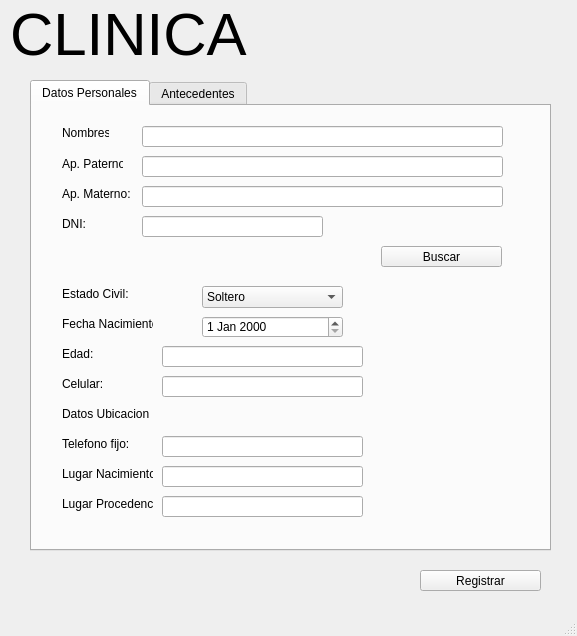
<?xml version="1.0" encoding="UTF-8"?>
<ui version="4.0">
 <class>registerPatient</class>
 <widget class="QMainWindow" name="registerPatient">
  <property name="geometry">
   <rect>
    <x>0</x>
    <y>0</y>
    <width>577</width>
    <height>636</height>
   </rect>
  </property>
  <property name="windowTitle">
   <string>MainWindow</string>
  </property>
  <widget class="QWidget" name="centralwidget">
   <widget class="QLabel" name="label_14">
    <property name="geometry">
     <rect>
      <x>10</x>
      <y>0</y>
      <width>381</width>
      <height>67</height>
     </rect>
    </property>
    <property name="font">
     <font>
      <pointsize>45</pointsize>
     </font>
    </property>
    <property name="lineWidth">
     <number>4</number>
    </property>
    <property name="text">
     <string>CLINICA </string>
    </property>
    <property name="textFormat">
     <enum>Qt::RichText</enum>
    </property>
    <property name="scaledContents">
     <bool>true</bool>
    </property>
   </widget>
   <widget class="QTabWidget" name="tabWidget">
    <property name="geometry">
     <rect>
      <x>30</x>
      <y>80</y>
      <width>521</width>
      <height>471</height>
     </rect>
    </property>
    <property name="currentIndex">
     <number>0</number>
    </property>
    <widget class="QWidget" name="TAB_personalData">
     <attribute name="title">
      <string>Datos Personales</string>
     </attribute>
     <widget class="QLabel" name="label">
      <property name="geometry">
       <rect>
        <x>30</x>
        <y>20</y>
        <width>47</width>
        <height>13</height>
       </rect>
      </property>
      <property name="text">
       <string>Nombres:</string>
      </property>
     </widget>
     <widget class="QLineEdit" name="QLE_name">
      <property name="geometry">
       <rect>
        <x>110</x>
        <y>20</y>
        <width>361</width>
        <height>21</height>
       </rect>
      </property>
     </widget>
     <widget class="QLabel" name="label_2">
      <property name="geometry">
       <rect>
        <x>30</x>
        <y>50</y>
        <width>61</width>
        <height>16</height>
       </rect>
      </property>
      <property name="text">
       <string>Ap. Paterno:</string>
      </property>
     </widget>
     <widget class="QLineEdit" name="QLE_surnamePatern">
      <property name="geometry">
       <rect>
        <x>110</x>
        <y>50</y>
        <width>361</width>
        <height>21</height>
       </rect>
      </property>
     </widget>
     <widget class="QLineEdit" name="QLE_surnameMatern">
      <property name="geometry">
       <rect>
        <x>110</x>
        <y>80</y>
        <width>361</width>
        <height>21</height>
       </rect>
      </property>
     </widget>
     <widget class="QLabel" name="label_3">
      <property name="geometry">
       <rect>
        <x>30</x>
        <y>80</y>
        <width>71</width>
        <height>16</height>
       </rect>
      </property>
      <property name="text">
       <string>Ap. Materno:</string>
      </property>
     </widget>
     <widget class="QLineEdit" name="QLE_dni">
      <property name="geometry">
       <rect>
        <x>110</x>
        <y>110</y>
        <width>181</width>
        <height>21</height>
       </rect>
      </property>
     </widget>
     <widget class="QLabel" name="label_4">
      <property name="geometry">
       <rect>
        <x>30</x>
        <y>110</y>
        <width>71</width>
        <height>16</height>
       </rect>
      </property>
      <property name="text">
       <string>DNI:</string>
      </property>
     </widget>
     <widget class="QPushButton" name="PB_searchPatient">
      <property name="geometry">
       <rect>
        <x>349</x>
        <y>140</y>
        <width>121</width>
        <height>21</height>
       </rect>
      </property>
      <property name="text">
       <string>Buscar</string>
      </property>
     </widget>
     <widget class="QLabel" name="label_5">
      <property name="geometry">
       <rect>
        <x>30</x>
        <y>180</y>
        <width>71</width>
        <height>16</height>
       </rect>
      </property>
      <property name="text">
       <string>Estado Civil:</string>
      </property>
     </widget>
     <widget class="QComboBox" name="CB_civilState">
      <property name="geometry">
       <rect>
        <x>170</x>
        <y>180</y>
        <width>141</width>
        <height>22</height>
       </rect>
      </property>
      <item>
       <property name="text">
        <string>Soltero</string>
       </property>
      </item>
      <item>
       <property name="text">
        <string>Casado</string>
       </property>
      </item>
      <item>
       <property name="text">
        <string>Viudo</string>
       </property>
      </item>
     </widget>
     <widget class="QLabel" name="label_6">
      <property name="geometry">
       <rect>
        <x>30</x>
        <y>210</y>
        <width>91</width>
        <height>16</height>
       </rect>
      </property>
      <property name="text">
       <string>Fecha Nacimiento:</string>
      </property>
     </widget>
     <widget class="QDateEdit" name="DE_birthDate">
      <property name="geometry">
       <rect>
        <x>170</x>
        <y>210</y>
        <width>141</width>
        <height>22</height>
       </rect>
      </property>
     </widget>
     <widget class="QLabel" name="label_7">
      <property name="geometry">
       <rect>
        <x>30</x>
        <y>240</y>
        <width>91</width>
        <height>16</height>
       </rect>
      </property>
      <property name="text">
       <string>Edad:</string>
      </property>
     </widget>
     <widget class="QLineEdit" name="QLE_age">
      <property name="geometry">
       <rect>
        <x>130</x>
        <y>240</y>
        <width>201</width>
        <height>21</height>
       </rect>
      </property>
     </widget>
     <widget class="QLineEdit" name="QLE_phone">
      <property name="geometry">
       <rect>
        <x>130</x>
        <y>270</y>
        <width>201</width>
        <height>21</height>
       </rect>
      </property>
     </widget>
     <widget class="QLabel" name="label_8">
      <property name="geometry">
       <rect>
        <x>30</x>
        <y>270</y>
        <width>91</width>
        <height>16</height>
       </rect>
      </property>
      <property name="text">
       <string>Celular:</string>
      </property>
     </widget>
     <widget class="QLabel" name="label_9">
      <property name="geometry">
       <rect>
        <x>30</x>
        <y>300</y>
        <width>91</width>
        <height>16</height>
       </rect>
      </property>
      <property name="text">
       <string>Datos Ubicacion</string>
      </property>
     </widget>
     <widget class="QLabel" name="label_10">
      <property name="geometry">
       <rect>
        <x>30</x>
        <y>330</y>
        <width>91</width>
        <height>16</height>
       </rect>
      </property>
      <property name="text">
       <string>Telefono fijo:</string>
      </property>
     </widget>
     <widget class="QLabel" name="label_11">
      <property name="geometry">
       <rect>
        <x>30</x>
        <y>360</y>
        <width>91</width>
        <height>16</height>
       </rect>
      </property>
      <property name="text">
       <string>Lugar Nacimiento</string>
      </property>
     </widget>
     <widget class="QLabel" name="label_12">
      <property name="geometry">
       <rect>
        <x>30</x>
        <y>390</y>
        <width>91</width>
        <height>16</height>
       </rect>
      </property>
      <property name="text">
       <string>Lugar Procedencia:</string>
      </property>
     </widget>
     <widget class="QLineEdit" name="QLE_homePhone">
      <property name="geometry">
       <rect>
        <x>130</x>
        <y>330</y>
        <width>201</width>
        <height>21</height>
       </rect>
      </property>
     </widget>
     <widget class="QLineEdit" name="QLE_birthPlace">
      <property name="geometry">
       <rect>
        <x>130</x>
        <y>360</y>
        <width>201</width>
        <height>21</height>
       </rect>
      </property>
     </widget>
     <widget class="QLineEdit" name="QLE_procedurePlace">
      <property name="geometry">
       <rect>
        <x>130</x>
        <y>390</y>
        <width>201</width>
        <height>21</height>
       </rect>
      </property>
     </widget>
    </widget>
    <widget class="QWidget" name="TAB_background">
     <attribute name="title">
      <string>Antecedentes</string>
     </attribute>
     <widget class="QCheckBox" name="CHB_drugs">
      <property name="geometry">
       <rect>
        <x>50</x>
        <y>60</y>
        <width>91</width>
        <height>19</height>
       </rect>
      </property>
      <property name="text">
       <string>Medicamentos</string>
      </property>
     </widget>
     <widget class="QCheckBox" name="CHB_chemicalSubstances">
      <property name="geometry">
       <rect>
        <x>50</x>
        <y>80</y>
        <width>121</width>
        <height>19</height>
       </rect>
      </property>
      <property name="text">
       <string>Sustancias Quimicas</string>
      </property>
     </widget>
     <widget class="QLabel" name="label_26">
      <property name="geometry">
       <rect>
        <x>30</x>
        <y>30</y>
        <width>47</width>
        <height>13</height>
       </rect>
      </property>
      <property name="text">
       <string>Alergias:</string>
      </property>
     </widget>
     <widget class="QTextEdit" name="TE_expecificationAllergy">
      <property name="geometry">
       <rect>
        <x>220</x>
        <y>60</y>
        <width>241</width>
        <height>31</height>
       </rect>
      </property>
     </widget>
     <widget class="QLabel" name="label_27">
      <property name="geometry">
       <rect>
        <x>30</x>
        <y>310</y>
        <width>131</width>
        <height>16</height>
       </rect>
      </property>
      <property name="text">
       <string>Operaciones:</string>
      </property>
     </widget>
     <widget class="QLabel" name="label_28">
      <property name="geometry">
       <rect>
        <x>30</x>
        <y>180</y>
        <width>131</width>
        <height>16</height>
       </rect>
      </property>
      <property name="text">
       <string>Enfermedades anteriores:</string>
      </property>
     </widget>
     <widget class="QCheckBox" name="CHB_animal">
      <property name="geometry">
       <rect>
        <x>50</x>
        <y>140</y>
        <width>72</width>
        <height>19</height>
       </rect>
      </property>
      <property name="text">
       <string>Animales</string>
      </property>
     </widget>
     <widget class="QTextEdit" name="TE_operations">
      <property name="geometry">
       <rect>
        <x>30</x>
        <y>340</y>
        <width>431</width>
        <height>81</height>
       </rect>
      </property>
     </widget>
     <widget class="QCheckBox" name="CHB_food">
      <property name="geometry">
       <rect>
        <x>50</x>
        <y>100</y>
        <width>72</width>
        <height>19</height>
       </rect>
      </property>
      <property name="text">
       <string>Alimentos</string>
      </property>
     </widget>
     <widget class="QCheckBox" name="CHB_plants">
      <property name="geometry">
       <rect>
        <x>50</x>
        <y>120</y>
        <width>72</width>
        <height>19</height>
       </rect>
      </property>
      <property name="text">
       <string>Plantas</string>
      </property>
     </widget>
     <widget class="QTextEdit" name="TE_lastDisease">
      <property name="geometry">
       <rect>
        <x>30</x>
        <y>210</y>
        <width>431</width>
        <height>81</height>
       </rect>
      </property>
     </widget>
     <widget class="QLabel" name="label_29">
      <property name="geometry">
       <rect>
        <x>220</x>
        <y>30</y>
        <width>61</width>
        <height>16</height>
       </rect>
      </property>
      <property name="text">
       <string>Especificar:</string>
      </property>
     </widget>
    </widget>
   </widget>
   <widget class="QPushButton" name="PB_registerPatient">
    <property name="geometry">
     <rect>
      <x>420</x>
      <y>570</y>
      <width>121</width>
      <height>21</height>
     </rect>
    </property>
    <property name="text">
     <string>Registrar</string>
    </property>
   </widget>
  </widget>
  <widget class="QMenuBar" name="menubar">
   <property name="geometry">
    <rect>
     <x>0</x>
     <y>0</y>
     <width>577</width>
     <height>20</height>
    </rect>
   </property>
  </widget>
  <widget class="QStatusBar" name="statusbar"/>
 </widget>
 <resources/>
 <connections/>
</ui>
